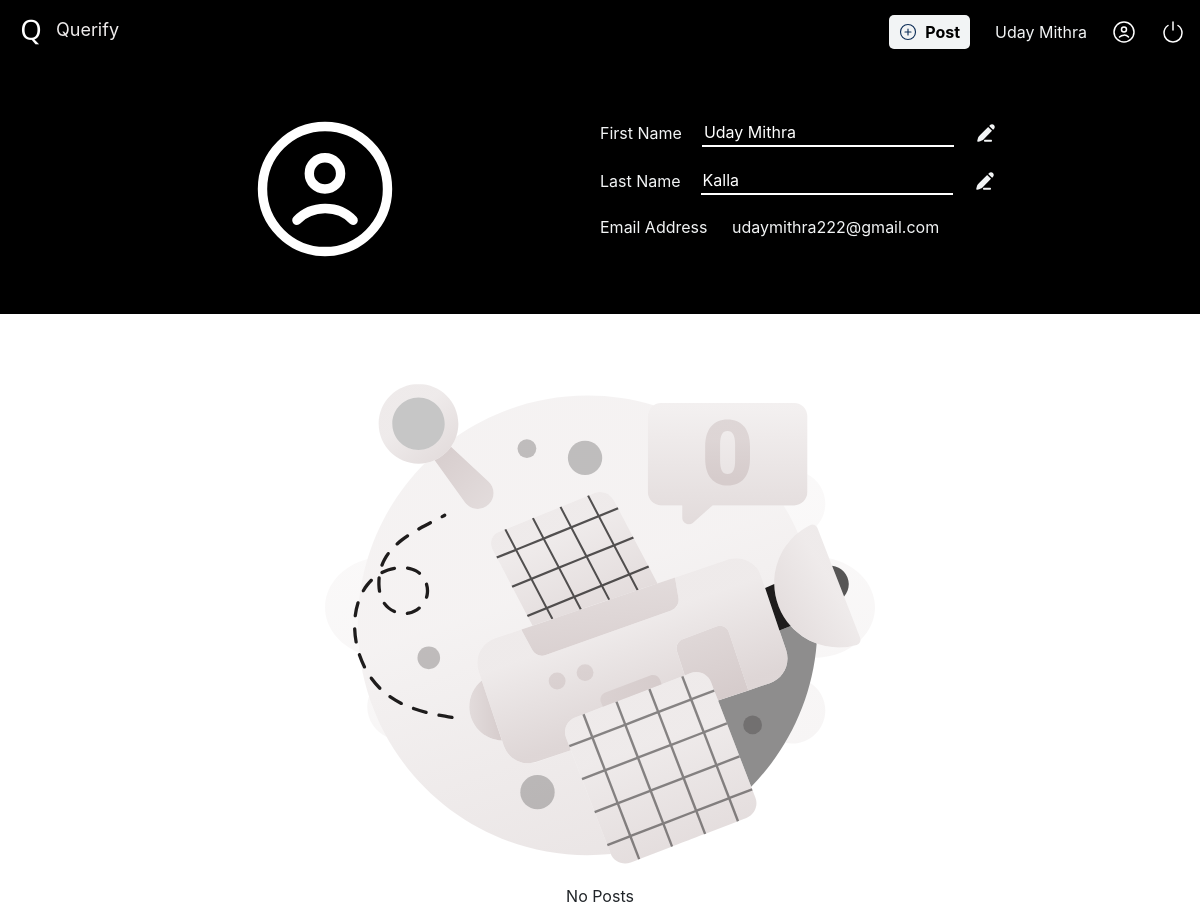
Page /profile (signed in) on the earlier database version.
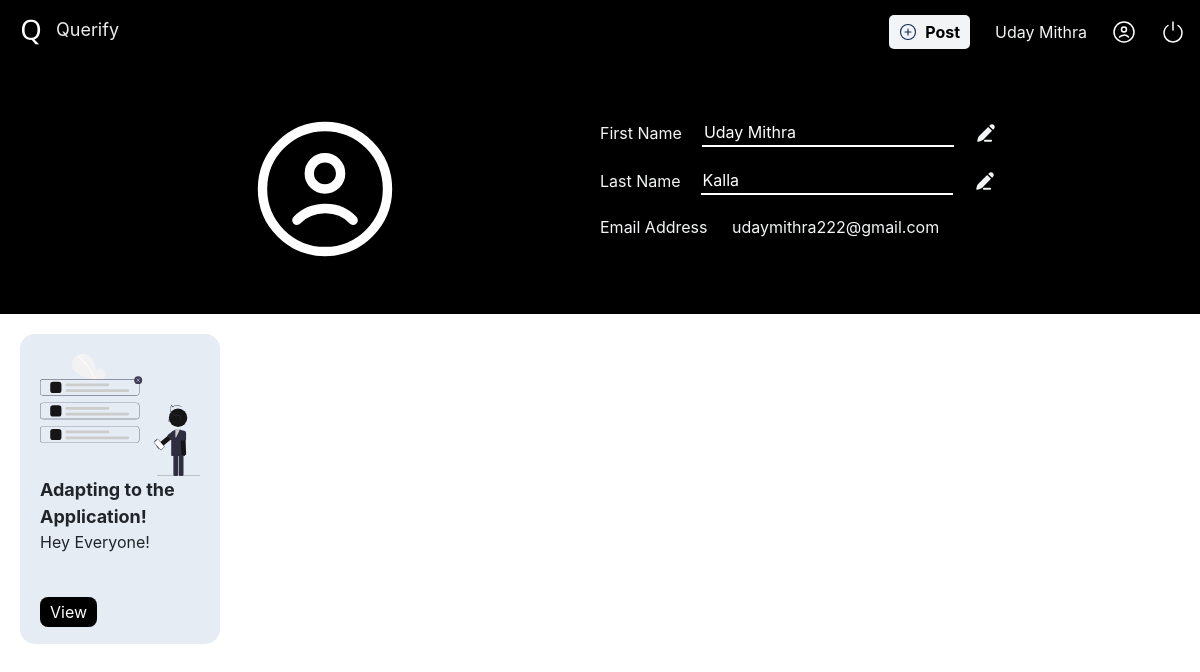
Same page on the later database version.
### Website/models.py (models this page shows)
class User(db.Model, UserMixin):
    id=db.Column(db.Integer, primary_key=True)
    firstName=db.Column(db.String(150))
    lastName=db.Column(db.String(150))
    emailAddress=db.Column(db.String(254),unique=True)
    password=db.Column(db.String(150))
    posts=db.relationship('Post')

class Post(db.Model):
    id=db.Column(db.Integer, primary_key=True)
    userId=db.Column(db.Integer, db.ForeignKey('user.id'))
    title=db.Column(db.String(1000))
    content=db.Column(db.Text)
    date=db.Column(db.DateTime(timezone='Asia/Kolkata'), default=func.date(func.now()))

### Website/views.py (the view, shortened to what this page needs)
@views.route('/profile', methods=['GET', 'POST'])
@login_required
def Profile():
    userId=get_user_id()
    userDetails=get_user_details(userId)
    return render_template('Profile.html',userDetails=userDetails, userPosts=userDetails['posts'] , postsCount=len(userDetails['posts']))

### Website/models.py (called while the page is built)
def get_user_id():
    return current_user.id if current_user.is_authenticated else None

### Website/views.py (called while the page is built)
def get_user_details(userId):
    user=User.query.filter_by(id=userId).first()
    userDetails=dict()
    userDetails['userId']=userId
    userDetails['firstName']=user.firstName
    userDetails['lastName']=user.lastName
    userDetails['emailAddress']=user.emailAddress
    userDetails['posts']=[]
    posts=Post.query.filter_by(userId=userId).all()
    for post in posts:
        postDetails={}
        postDetails['postId']=post.id
        postDetails['postTitle']=post.title
        postDetails['postContent']=post.content
        userDetails['posts'].append(postDetails)
    return userDetails

### Website/templates/Profile.html (shortened to what this page needs)
<!DOCTYPE html>
<html lang="en">
<head>
    <link rel="stylesheet" href="{{ url_for('static', filename='Css/styles.css')}}" />
    <link rel="stylesheet" href="https://cdn.jsdelivr.net/npm/bootstrap@4.0.0/dist/css/bootstrap.min.css">
</head>
<body>
  <header>
    <nav class="navContainer" >
      <div class="leftHeader">
        <img src="{{ url_for('static', filename='Images/LogoNew.png') }}" alt="Querify Logo"/>&nbsp;
        <span style="font-size: 18px;;">Querify</span>
      </div>
      <div class="rightHeader">
        <button class="postButton" onclick="window.location.href='/post'"><img src="{{ url_for('static', filename='Images/Post.svg')}}"/>Post</button>
        {% if current_user.is_authenticated %}
        <a id="userName" href="/profile"> {{ current_user.firstName }}</a>
        {% endif %}
        <img src="{{ url_for('static', filename='Images/UserIcon.svg')}}" alt="User Icon"/>
        <img  class="logoutButton" alt="Logout" src="{{ url_for('static', filename='Images/Poweroff.svg')}}" onclick="window.location.href='/logout'"/>
      </div>
    </nav>
</header>
 <div class="profileContainer">
    <div class="profileDetailsContainer">
         <div class="profilePic">
            <img src="{{ url_for('static', filename='Images/UserIcon.svg')}}" alt="User Icon"/>
         </div>
         <div class="profileDetails">
            <form action="" method="POST">
                <div class="profileDetailContainer"><span>First Name</span> <input type="text" value="{{ userDetails.firstName }}" name="firstName" readonly> <img class="profileEditButton" src="{{ url_for('static', filename='Images/profileEdit.svg')}}" alt="Edit First Name"/> </div>
                <div class="profileDetailContainer"><span>Last Name</span> <input type="text" value="{{ userDetails.lastName }}" name="lastName" readonly> <img class="profileEditButton" src="{{ url_for('static', filename='Images/profileEdit.svg')}}" alt="Edit Last Name"/> </div>
            </form>
            <div class="profileDetailContainer" id="profileEmailId"><span>Email Address</span> &nbsp;{{ userDetails.emailAddress }}  </div>
         </div>
    </div>
    <div class="profilePosts">
        {% if postsCount %}
        {% for val in userPosts %}
          <div class="postCard">
            <img src="{{ url_for('static', filename='Images/profilePost.svg')}}" alt="Post Pic"/>
            <div class="profilePostTitle">{{ val['postTitle'] }}</div>
            <div class="profilePostContent"> {{ val['postContent'] | safe }}</div>
            <a href="comment/{{ val['postId'] }}">View</a>
          </div>
        {% endfor %}
        {% else %}
             <div class="noPosts">
                  <img src="{{ url_for('static', filename='Images/noPosts.svg')}}" alt="No Posts" />
                   <p>No Posts</p>
             </div>
         {% endif %}
      </div>
 </div>
</body>
</html>

### Website/static/Css/styles.css (style rules this page uses)
:root { --backgroundColor: black; --fontColor: #f2f4f5;; --font-size-base: 16px; }
body { margin: 0px; }
#userName { color: var(--fontColor) !important; text-decoration: none !important; }
.postButton { background:var(--fontColor); border: none; border-radius: 5px;; padding: 5px 10px; outline: none; display: flex; justify-content: center; align-items: center; color: var(--backgroundColor); font-weight: bold; gap: 8px; cursor: pointer; }
.postButton img { width:18px; }
.navContainer { background:var(--backgroundColor); padding: 15px; color:#EFECEC; display: flex; justify-content:space-between; align-items:center; }
.rightHeader { display: flex; justify-content: space-evenly; align-items: center; gap: 25px; }
.logoutButton { cursor: pointer; }
.profileContainer { height: 100vh; }
.profileDetailsContainer { background: black; position: relative; display: flex; justify-content: space-between; align-items: center; padding: 50px; }
.profilePic { display: flex; width: 50%; justify-content: center; align-items: center; }
.profilePic img { width: 100%; max-width: 150px; }
.profileDetails { width: 50%; display: flex; align-items: center; flex-direction: column; color:var(--fontColor); }
.profileDetails form { width: 100%; }
.profileDetailContainer { width: 100%; display: flex; align-items: center; gap: 20px; margin-bottom: 20px; }
.profileDetailContainer input { background: black; border: none; border-bottom: 2px solid white; color: white; outline: none; }
.profileEditButton { cursor: pointer; }
#profileEmailId { cursor:not-allowed; }
.profilePosts { display: flex; flex-wrap: wrap; margin: 20px; gap: 30px; }
.postCard { max-width: 200px; width: 100%; padding: 20px; background: #e5ecf4; border-radius: 15px; }
.postCard img { width: 100%; }
.profilePostTitle { font-size: 18px; font-weight: bold; }
.profilePostContent { height: 40px; overflow: hidden; margin-bottom: 30px; }
.postCard a { background: black; margin: 0px auto; padding: 5px 10px; border-radius: 8px; color: white !important; text-decoration: none !important; }

Differences in the rows shown:
added Post: postTitle "Adapting to the Application!", postContent "Hey Everyone!"
Other differences:
text no longer shown: "No Posts"
